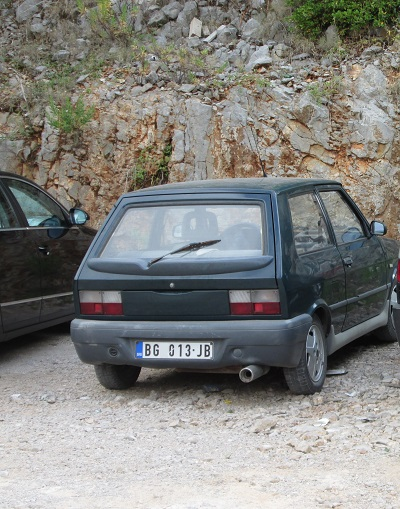
#> input picture test_images/yugo400.JPG, 400 x 509 px, found by its file name
$ python main.py
#> lines starting #> are read from the running program, lines starting #| are printed output that depends on the picture
### image_related_ops/load_image.py
import os
import numpy as np
from PIL import Image

IMAGE_STATES_DIR = "image_states"


def load_image(image_path : str) -> np.ndarray:
    """
    Loads an image from the specified path, and returns ndarray image representation.

    Args:
        image_path (str): Path to the image.

    Returns:
        (np.ndarray): NumPy image representation.
    """
#> called with image_path = './test_images/yugo400.jpg'
    print(f"Loading an image {image_path}")
    img = (Image.open(image_path).convert("RGB"))   # ensures 3 channels, in this order: (H, W, C)
#> img is the input picture: PIL image 400x509 RGB; mean R, G, B 130.5, 130.5, 126.9
#| Original image shape: (509, 400, 3)
    #img.show()

    return np.array(img)


def save_current_image_state(img_nparray: np.ndarray, img_name: str, step: str, action:str) -> None:
    """
    Saves current state of the image. This is used to track and verify the entire process, enabling the user to
    pass the current NumPy array representation of the image, and to have such image transformed into PNG file
    and saved on the system.

    Args:
         img_nparray (np.ndarray): NumPy image representation.
         img_name (str): Original name of an image.
         step (str): Current step in the execution pipeline.
         action (str): Current action of the execution pipeline.

    Returns:
        (None)
    """
    print(f"Saving image, step {step}: {action}")

    # Ensure the output folder exists
    os.makedirs(IMAGE_STATES_DIR, exist_ok=True)

    # Form image output name
    name, _ = os.path.splitext(img_name)
    filename = f"{name}_{step}_{action}.png"
    path = os.path.join(IMAGE_STATES_DIR, filename)

    # Convert NumPy array to PIL image
    # Detect if grayscale (2D) or RGB (3D)
    if img_nparray.ndim == 2:
        img = Image.fromarray(img_nparray.astype('uint8'), mode='L')
    elif img_nparray.ndim == 3:
        img = Image.fromarray(img_nparray.astype('uint8'), mode='RGB')
    else:
        raise ValueError("Cannot save image in this unsupported image shape.")

    # Save as PNG (lossless)
    img.save(path)
    print(f"Saved image on: {path}\n")


# [12 lines left out: function display_resulting_image, not called in this run]

### image_related_ops/grayscale.py
import numpy as np

# Coefficients to perform grayscaling - according to ITU-R BT.601 standard
R_COEFF = 0.299
G_COEFF = 0.587
B_COEFF = 0.114

def  convert_to_grayscale(img: np.ndarray) -> np.ndarray:
    """
    Converts RGB image to grayscale, using coefficients from ITU-R BT.601 standard. The function multiplies NumPy image
    representation with specified grayscale coefficients, and then casts the float result back into uint8 integers (0-255).

    Args:
        img (np.ndarray): RGB image to convert.

    Returns:
        np.ndarray: Grayscale representation of an image.
    """

    # Check if image is in RGB - has 3 channels
    if img.ndim != 3 or img.shape[2] != 3:
        raise ValueError("Image must have 3 channels. Image shape must be of (H,W,C).")

    print(f"\nTurning an image into grayscale.")
    grayscale_coefficients = np.array([R_COEFF, G_COEFF, B_COEFF])
    gray_img = np.dot(img, grayscale_coefficients)
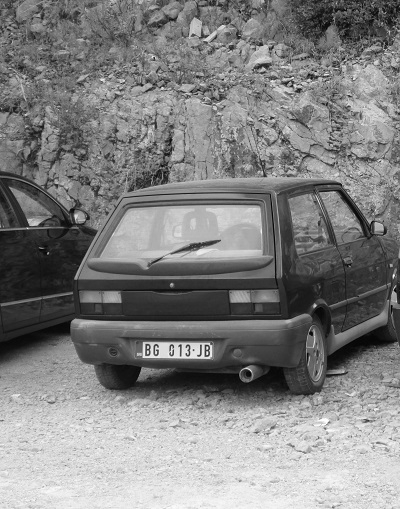
#> gray_img: shape (509, 400) float64; min 0.299, max 254.8, mean 130.1
    return gray_img.astype(np.uint8)                                    # np.dot produces float, so this will return the value to 0-255 int range
#| Grayscale image's shape: (509, 400)

### image_related_ops/gaussian_blur.py
import numpy as np

KERNEL_5x5_SIZE = 5
SIGMA_X = 0

def calculate_sigma_from_kernel_size(kernel_size: int) -> float:
    """
    Calculate the sigma value from kernel size, according to the formula OpenCV uses.

    Args:
        kernel_size (int): Kernel size. For 5x5 kernel, kernel_size is 5.

    Returns:
        float: Calculated sigma value.
    """
    sigma = ((kernel_size - 1) * 0.5 - 1) * 0.3 + 0.8
    return sigma


def create_gaussian_kernel(kernel_size:int, sigma:float) -> np.ndarray:
    """
    Create a gaussian kernel from the given kernel size and perform the Gaussian 2D formula on the kernel values,
    to form the weight values, using specified kernel size and passed sigma value.

    Args:
        kernel_size (int): Kernel size. For 5x5 kernel, kernel_size is 5.
        sigma (float): Sigma value. Calculated using the OpenCV formula.
    """
    # Generate Kernel matrix
    half_width = kernel_size // 2     # For kernel=5, will return 5 // 2 = 2
    x, y = np.mgrid[-half_width:half_width + 1, -half_width:half_width + 1]     # Makes a nxn matrix, with values -2,-1,0,1,2

    # Prepare Gaussian formula
    normal_const = 1 / (2.0 * np.pi * sigma**2)     # This part is used for normalization (total area under the curve = 1); Not necessary, sometimes omitted
    gaussian_2d_formula = normal_const * np.exp(- ( (x**2 + y**2) / (2.0 * sigma**2) ) )

    normalized_result = gaussian_2d_formula / gaussian_2d_formula.sum()
    return normalized_result


def perform_convolution(image_nparray: np.ndarray, gaussian_kernel: np.ndarray) -> np.ndarray:
    """
    Performs the 2D convolution on (grayscale) image and generated Gaussian kernel.

    Args:
        image_nparray (np.ndarray): Grayscale image, in NumPy format.
        gaussian_kernel (np.ndarray): Generated Gaussian kernel, in NumPy format.

    Returns:
        np.ndarray: Image after convolution - finalized Gaussian blur operation.
    """

    # Image and kernel shapes
    img_h, img_w = image_nparray.shape
    k_h, k_w = gaussian_kernel.shape

    # Pad the image to handle borders
    pad_h = k_h // 2
    pad_w = k_w // 2
    padded_img = np.pad(image_nparray, ((pad_h, pad_h), (pad_w, pad_w)), mode='reflect')
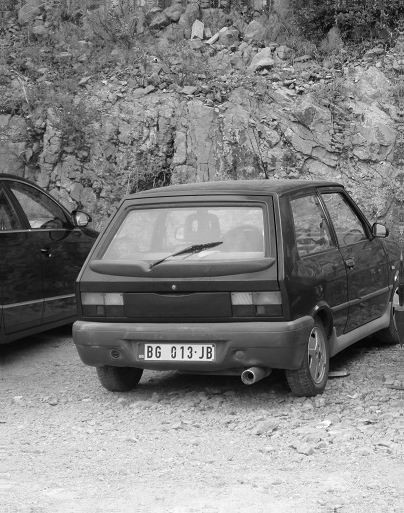
#> padded_img: shape (513, 404); min 0, max 254, mean 129.8

    # Placeholder variable for output image
    output = np.zeros_like(image_nparray, dtype=float)

    # Perform convolution
    for i in range(img_h):
        for j in range(img_w):
            # Extract region of interest within the image - where we apply the kernel
            region = padded_img[i:i + k_h, j:j + k_w]
            # Multiply elementwise and sum
            output[i, j] = np.sum(region * gaussian_kernel)
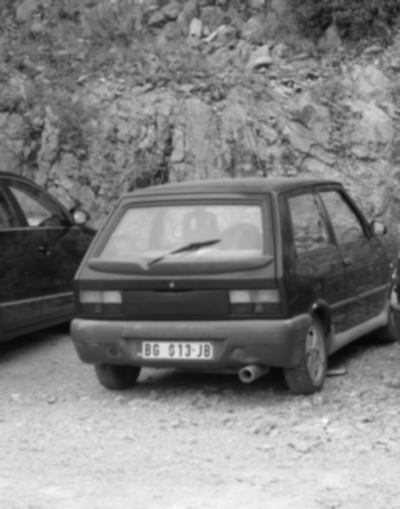
#> output: shape (509, 400) float64; min 7.03, max 249.4, mean 129.6

    return output

### image_related_ops/canny_algorithm.py
from typing import Tuple
import numpy as np
from image_related_ops.load_image import save_current_image_state

# Used as a placeholder max value for one pixel
MAX_UINT8 = 255

# Angles used to check for the direction of the gradients
ANGLE_0_DEGREES = 0
ANGLE_BETWEEN_0_45_DEGREES = 22.5
ANGLE_BETWEEN_45_90_DEGREES = 67.5
ANGLE_BETWEEN_90_135_DEGREES = 112.5
ANGLE_BETWEEN_13_180_DEGREES = 157.5
ANGLE_180_DEGREES = 180

# Pixel values for the edges (on black background)
STRONG_EDGE_UINT8_VALUE = 255       # White
WEAK_EDGE_UINT8_VALUE = 80          # Gray
NO_EDGE_UINT8_VALUE = 0             # Black

def prepare_sobel_kernels() -> Tuple[np.ndarray, np.ndarray]:
    """
    Creates x and y Sobel kernels. Compared to their mathematical formulas, here Sobel kernels have inverted
    1st and 3rd row, because, mathematically, y-axis rises up, but in image processing y-axis rises down.

    Args:
        (None)
    Returns:
        Tuple[np.ndarray, np.ndarray]: x and y Sobel kernels.
    """
    print("Preparing Sobel kernel")
    sobel_x = np.array([[-1, 0, 1],
                        [-2, 0, 2],
                        [-1, 0, 1]], dtype=np.float32)

    sobel_y = np.array([[1, 2, 1],
                        [0, 0, 0],
                        [-1, -2, -1]], dtype=np.float32)

    return sobel_x, sobel_y

def perform_convolution_image_sobel_filter(img_nparray: np.ndarray, sobel_kernel: np.ndarray) -> np.ndarray:
    """
    Perform convolution of an image, processed with Gaussian Blur, with Sobel kernel.

    Args:
        img_nparray: Image with Gaussian Blur applied.
        sobel_kernel: Sobel kernel to be applied.

    Returns:
        np.ndarray: Image with Sobel convolution applied.
    """

    # Image and kernel shapes
    img_h, img_w = img_nparray.shape
    sobel_h, sobel_w = sobel_kernel.shape

    # Pad the image to handle borders
    pad_h = sobel_h // 2
    pad_w = sobel_w // 2
    padded_img = np.pad(img_nparray, ((pad_h, pad_h), (pad_w, pad_w)), mode='constant', constant_values=0)  # pads with zeros, for most neutral approach to handle outside of image
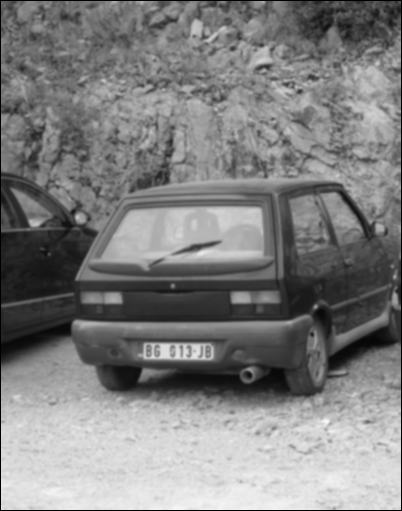
#> padded_img: shape (511, 402) float64; min 0, max 249.4, mean 128.5

    # Placeholder variable for output image
    output = np.zeros_like(img_nparray, dtype=float)

    # Perform convolution
    for i in range(img_h):
        for j in range(img_w):
            # Extract region of interest
            region = padded_img[i:i + sobel_h, j:j + sobel_w]
            # Multiply elementwise and sum
            output[i, j] = np.sum(region * sobel_kernel)
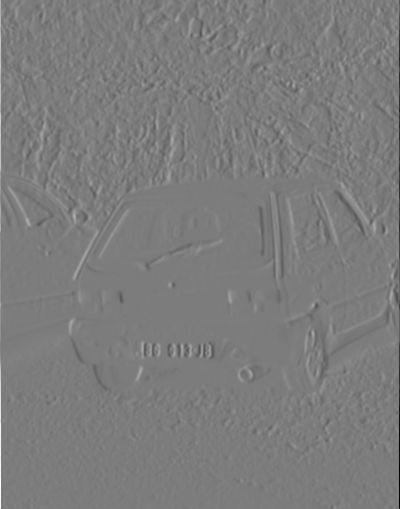
#> output: shape (509, 400) float64; min -898.8, max 939.5, mean 0.2; drawn with min black and max white

    return output

def find_strength_and_orientation_of_edge(conv_img_x: np.ndarray, conv_img_y: np.ndarray) -> Tuple[np.ndarray, np.ndarray]:
    """
    Calculates the magnitude and orientation of an edge on an image convolved with Sobel kernel.

    Args:
        conv_img_x (np.ndarray): Image convolved with x-Sobel kernel.
        conv_img_y (np.ndarray): Image convolved with y-Sobel kernel.

    Returns:
        Tuple[np.ndarray, np.ndarray]: Tuple representing Edge magnitude and orientation.
    """
    strength = np.hypot(conv_img_x, conv_img_y)                         # How strong the edge is at each pixel
    largest_gradient_value = strength.max()
    scaled_strength_values = strength / largest_gradient_value          # Scales into [0, 1] range, but they are float values, we want normalized pixel values - so uint8
    strength_converted = scaled_strength_values * 255                   # Converted into [0, 255] range

    # Find the orientation of the edge
    orientation = np.arctan2(conv_img_y, conv_img_x)                    # How is edge oriented - where it points to

    return strength_converted, orientation


def check_for_direction_of_edge(angle: np.ndarray):
    """
    For passed angle of gradient, in degrees, approximates that angle and provides the coordinates for the edge
    of such gradient.

    Args:
        angle (np.ndarray): Gradient angle in degrees.

    Returns:
        (np.ndarray): Coordinates of an edge's direction.
    """
    # Approx. as 0 degrees - goes left-right; check above and below
    if (ANGLE_0_DEGREES <= angle < ANGLE_BETWEEN_0_45_DEGREES) or (ANGLE_BETWEEN_13_180_DEGREES <= angle <= ANGLE_180_DEGREES):
        return (0, 1), (0, -1)

    # Approx. as 45 degrees
    elif (ANGLE_BETWEEN_0_45_DEGREES <= angle < ANGLE_BETWEEN_45_90_DEGREES):
        return (1, -1), (-1, 1)

    # Approx. as 90 degrees
    elif (ANGLE_BETWEEN_45_90_DEGREES <= angle < ANGLE_BETWEEN_90_135_DEGREES):
        return (1, 0), (-1, 0)

    # Approx. as 135 degrees
    elif (ANGLE_BETWEEN_90_135_DEGREES <= angle < ANGLE_BETWEEN_13_180_DEGREES):
        return (-1, -1), (1, 1)


def perform_nms(strength: np.ndarray, orientation: np.ndarray) -> np.ndarray:
    """
    For the found strength and orientation of edges, from Sobel convolved images, performs Non-Maximum Suppression (NMS).
    NMS is used to "thin out" pixels along the edge, and have each edge consist of only 1px representing it.

    Args:
        strength (np.ndarray): Calculated gradient magnitude.
        orientation (np.ndarray): Calculated gradient orientation.
    Returns:
         (np.ndarray): Image with NMS applied.
    """
    img_magnitude_h, img_magnitude_w = strength.shape  # To iterate over every pixel
    nms_output_img_array = np.zeros((img_magnitude_h, img_magnitude_w), dtype=np.float32)  # New image placeholder - will store the thinned edges after suppression

    # Convert radians to degrees
    angle = np.rad2deg(orientation)
    angle[angle < 0] += 180                 # Make angles positive

    # For each pixel(i, j) check on magnitude (strength) - on that pixel (so magnitude[i,j]), is that pixel strongest pixel along gradient orientation
    for i in range(1, img_magnitude_h - 1):
        for j in range(1, img_magnitude_w - 1):
            pixel_ahead = MAX_UINT8
            pixel_before = MAX_UINT8

            # Check for direction
            pixel_ahead_offset, pixel_before_offset = check_for_direction_of_edge(angle[i, j])

            # Calculate full index, by adding offset to i and j
            pixel_ahead_x, pixel_ahead_y = i + pixel_ahead_offset[0], j + pixel_ahead_offset[1]     # x-axis and y-axis for pixel_ahead
            pixel_before_x, pixel_before_y = i + pixel_before_offset[0], j + pixel_before_offset[1]

            # Get gradient magnitudes for those neighbors
            pixel_ahead = strength[pixel_ahead_x, pixel_ahead_y]
            pixel_before = strength[pixel_before_x, pixel_before_y]

            # Keep only local maxima

            # We want to keep the original viewed pixel (strength[i,j]) value, but only if he is stronger than his neighbors
            # Otherwise, we suppress the original viewed pixel value
            if (strength[i, j] >= pixel_ahead) and (strength[i, j] >= pixel_before):
                nms_output_img_array[i, j] = strength[i, j]
            else:
                nms_output_img_array[i, j] = 0

    return nms_output_img_array


def perform_double_threshold(nms_output_img_array: np.ndarray, low_threshold: int, high_threshold: int) -> np.ndarray:
    """
    Takes the NMS output and performs further pixel classification. What remains is either pixel related to the edge,
    which is useful and should be saved, or pixel that is, essentially, noise, which survived NMS by being local maxima
    when analyzed. Using threshold values passed as arguments, function classifies whether each specific pixel is
    noise or not by checking:

    - If pixel is equal or greater than high threshold -> Edge, keep it.
    - If pixel is below high threshold but equal or greater than low threshold -> Could be either noise or edge, but is kept, just in case.
    - If pixel is below low threshold -> Suppress it.

    Args:
        nms_output_img_array (np.ndarray): Array that represents output of NMS step.
        low_threshold (int): Lower threshold value. Every pixel whose value is below this is suppressed.
        high_threshold (int): High threshold value. Every pixel whose value is above this is definitely an edge, and thus saved.

    Returns:
        (np.ndarray): Array that represents output of double threshold.
    """

    filtered_nms_output = np.zeros_like(nms_output_img_array)       # Make NumPy array of same shape as NMS-outputed one. Initialize with 0
                                                                    # This will already hold value 0 for pixels that are suppressed here - those that are below low_threshold

    # Find indices where rows and columns are above high threshold
    strong_x, strong_y = np.where(nms_output_img_array >= high_threshold)
    weak_x, weak_y = np.where((nms_output_img_array < high_threshold) & (nms_output_img_array >= low_threshold))

    filtered_nms_output[strong_x, strong_y] = STRONG_EDGE_UINT8_VALUE
    filtered_nms_output[weak_x, weak_y] = WEAK_EDGE_UINT8_VALUE

    return filtered_nms_output


def track_edge_by_hysteresis(double_threshold_output: np.ndarray, img_magnitude_h: int, img_magnitude_w: int) -> np.ndarray:
    """
    Performs final cleaning, determining whether weak edges are actually part of the edge, or if they are just noise.
    For each weak pixel, it checks all neighboring pixels. If at least one neighbor has strong edge value, then that
    weak pixel should be kept. Otherwise, that weak pixel touches other weak pixels so it's probably noise, so suppress it.

    Args:
         double_threshold_output (np.ndarray): Array that represents output of double threshold.
         img_magnitude_h (int): Height of image magnitude.
         img_magnitude_w (int): Width of image magnitude.
    Returns:
        (np.ndarray): Array that represents output of hysteresis step.
    """

    for i in range(1, img_magnitude_h - 1):
        for j in range(1, img_magnitude_w - 1):

            # Find weak pixel
            if double_threshold_output[i, j] == WEAK_EDGE_UINT8_VALUE:
                # Check if any of the 8 neighboring pixels are strong - if ANY is, keep that pixel value, otherwise, suppress it
                if (
                        (double_threshold_output[i - 1, j - 1] == STRONG_EDGE_UINT8_VALUE) or   # top left
                        (double_threshold_output[i, j - 1] == STRONG_EDGE_UINT8_VALUE) or       # top middle
                        (double_threshold_output[i + 1, j - 1] == STRONG_EDGE_UINT8_VALUE) or   # top right
                        (double_threshold_output[i + 1, j] == STRONG_EDGE_UINT8_VALUE) or       # mid right
                        (double_threshold_output[i + 1, j + 1] == STRONG_EDGE_UINT8_VALUE) or   # bot right
                        (double_threshold_output[i, j + 1] == STRONG_EDGE_UINT8_VALUE) or       # bot middle
                        (double_threshold_output[i - 1, j + 1] == STRONG_EDGE_UINT8_VALUE) or   # bot left
                        (double_threshold_output[i - 1, j] == STRONG_EDGE_UINT8_VALUE)          # mid left
                ):
                    # Keep that pixel - set it to strong
                    double_threshold_output[i, j] = STRONG_EDGE_UINT8_VALUE
                else:
                    # Suppress it
                    double_threshold_output[i, j] = NO_EDGE_UINT8_VALUE

    return double_threshold_output


def canny_edge_detection(target_image: str, blurred_img_ndarray: np.ndarray, low_threshold: int, high_threshold: int) -> np.ndarray:
    """
    Perform Canny Edge Detection algorithm to detect all edges in an image. Function performs the following steps:
    - Preparing x and y Sobel kernels
    - Convolves Gaussian Blurred image with Sobel kernels
    - Finds the strength and an orientation of an edge
    - NMS, for edge thinning
    - Double threshold, for noise reduction
    - Hysteresis, for edge tracking

    Args:
        target_image (str): Name of target image.
        blurred_img_ndarray (np.ndarray): Image blurred with Gaussian Blur.
        low_threshold (int): If edge value is lower than this threshold, it's definitely a noise.
        high_threshold (int): If edge value is equal or greater than this threshold, it's definitely an edge.

    Returns:
        (np.ndarray): Edge detection result.
    """
    print("Performing Canny Edge Detection")

    # Perform convolution of an image with Sobel kernel
    sobel_x, sobel_y = prepare_sobel_kernels()

    print("Convolving image with Sobel kernel")
    convolved_img_x = perform_convolution_image_sobel_filter(blurred_img_ndarray, sobel_x)
    convolved_img_y = perform_convolution_image_sobel_filter(blurred_img_ndarray, sobel_y)
#> after the loop in perform_convolution_image_sobel_filter (call 2), `for i in range(img_h):`:
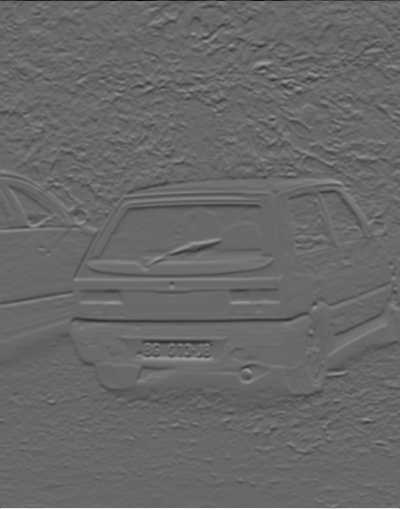
#> output: shape (509, 400) float64; min -688.7, max 987.5, mean -1; drawn with min black and max white

    # Save image after this step
    save_current_image_state(convolved_img_x, target_image, "2.1", "convolved_with_sobel_x")
#> call 3 of save_current_image_state, with img_name = 'yugo400.jpg', step = '2.1', action = 'convolved_with_sobel_x'
#> in save_current_image_state (call 3), `img = Image.fromarray(img_nparray.astype('uint8'), mode='L')`:
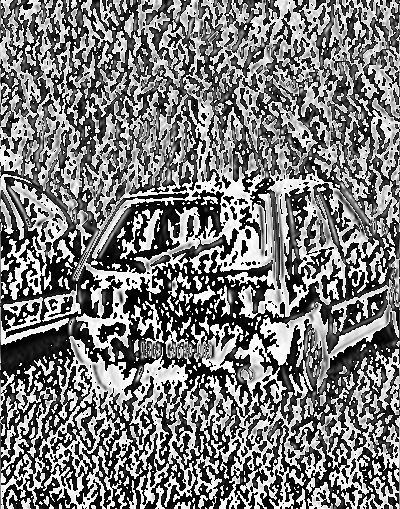
#> img: PIL image 400x509 L; min 0, max 255, mean 122.5
    save_current_image_state(convolved_img_y, target_image, "2.2", "convolved_with_sobel_y")
#> (the rest of the program and of its run is left out)
